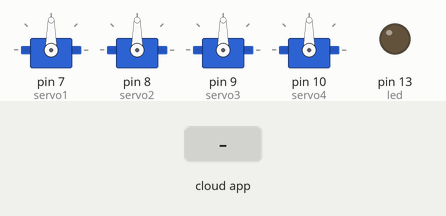
Recording of a sketch running on a simulated Arduino Uno, built with avr-gcc and run on an emulated ATmega328P. On the bench: 4 × servo, output pins drawn as LEDs (lit = HIGH). The inputs (shaded band) are chosen by the test bench. The ROS host is connected and sends only what is stated.

Above: at 1.2 s.
1.3 s: the phone or cloud app sets servo_1 to 0
At 2.5 s:
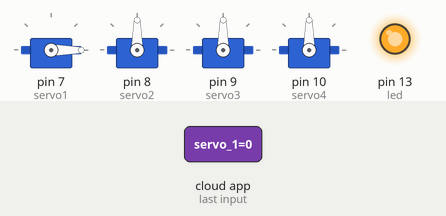
2.8 s: the phone or cloud app sets servo_2 to 0
At 3.7 s:
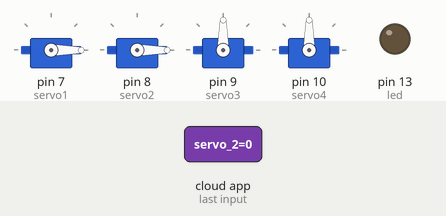
4.3 s: the phone or cloud app sets servo_3 to 0
At 4.8 s:
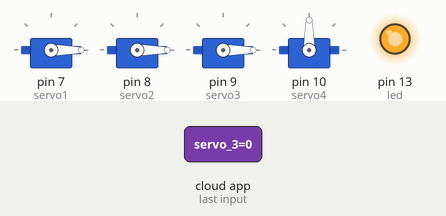
5.8 s: the phone or cloud app sets servo_4 to 0
At 7.0 s:
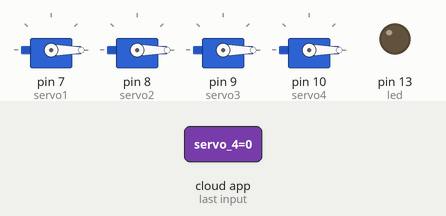
7.3 s: the phone or cloud app sets servo_1 to 45
At 8.3 s:
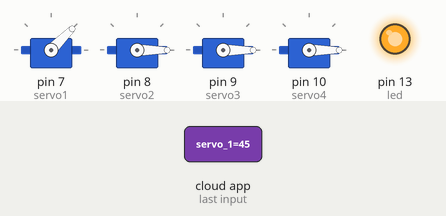
8.8 s: the phone or cloud app sets servo_2 to 45
At 9.4 s:
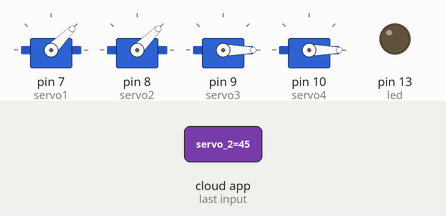
Timing chart, 0 to 11.3 s (numbered marks = the images above; inputs shaded):
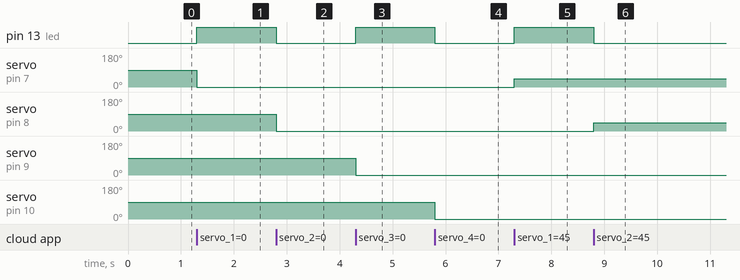

Measured:
- after the input at 1.3 s, pin 13 (led): LOW → HIGH at once; servo on pin 7 (servo1): 90° → 0° at once
- after the input at 2.8 s, pin 13 (led): HIGH → LOW at once; servo on pin 8 (servo2): 90° → 0° at once
- after the input at 4.3 s, pin 13 (led): LOW → HIGH at once; servo on pin 9 (servo3): 90° → 0° at once
- after the input at 5.8 s, pin 13 (led): HIGH → LOW at once; servo on pin 10 (servo4): 90° → 0° at once
- after the input at 7.3 s, pin 13 (led): LOW → HIGH at once; servo on pin 7 (servo1): 0° → 45° at once
- after the input at 8.8 s, pin 13 (led): HIGH → LOW at once; servo on pin 8 (servo2): 0° → 45° at once

The sketch:

control_2p_servo.ino
```cpp
/*
 * rosserial Servo Control Example
 *
 * This sketch demonstrates the control of hobby R/C servos
 * using ROS and the arduiono
 *
 * For the full tutorial write up, visit
 * www.ros.org/wiki/rosserial_arduino_demos
 *
 * For more information on the Arduino Servo Library
 * Checkout :
 * http://www.arduino.cc/en/Reference/Servo
 */

#if defined(ARDUINO) && ARDUINO >= 100
  #include "Arduino.h"
#else
  #include <WProgram.h>
#endif

#include <Servo.h>
#include <ros.h>
#include <std_msgs/UInt16.h>

ros::NodeHandle  nh;

Servo servo1, servo2, servo3, servo4;

void servo1_cb( const std_msgs::UInt16& cmd_msg){
  servo1.write(cmd_msg.data); //set servo angle, should be from 0-180
  digitalWrite(13, HIGH-digitalRead(13));  //toggle led
}

void servo2_cb( const std_msgs::UInt16& cmd_msg){
  servo2.write(cmd_msg.data); //set servo angle, should be from 0-180
  digitalWrite(13, HIGH-digitalRead(13));  //toggle led
}

void servo3_cb( const std_msgs::UInt16& cmd_msg){
  servo3.write(cmd_msg.data); //set servo angle, should be from 0-180
  digitalWrite(13, HIGH-digitalRead(13));  //toggle led
}

void servo4_cb( const std_msgs::UInt16& cmd_msg){
  servo4.write(cmd_msg.data); //set servo angle, should be from 0-180
  digitalWrite(13, HIGH-digitalRead(13));  //toggle led
}


ros::Subscriber<std_msgs::UInt16> sub1("servo_1", servo1_cb);
ros::Subscriber<std_msgs::UInt16> sub2("servo_2", servo2_cb);
ros::Subscriber<std_msgs::UInt16> sub3("servo_3", servo3_cb);
ros::Subscriber<std_msgs::UInt16> sub4("servo_4", servo4_cb);

void setup(){
  pinMode(13, OUTPUT);

  nh.initNode();
  nh.subscribe(sub1);
  nh.subscribe(sub2);
  nh.subscribe(sub3);
  nh.subscribe(sub4);

  servo1.attach(7);
  servo2.attach(8);
  servo3.attach(9);
  servo4.attach(10);
}

void loop(){
  nh.spinOnce();
  delay(1);
}
```
